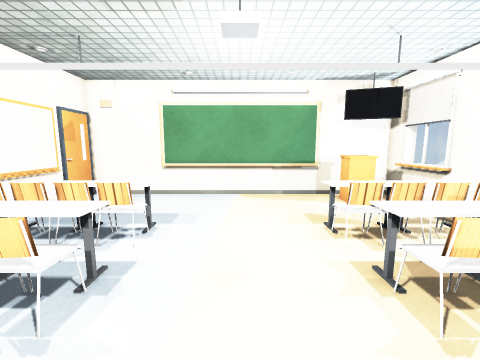
[1] (above)

13 first-person views from a walk through a 3-D level made in the Unity game engine. The camera is 1.3 m above the floor, tilts 8° down and sees 90° across. The floor is counted in squares, 0.5 m on a side. Each view is taken from the middle of a square. On the plan, view 1 faces up. The plan holds only what a view shows up to about 17 squares ahead; the rest is blank. The player character is not drawn. Surface patterns are stand-ins for the level's own textures.

[2]
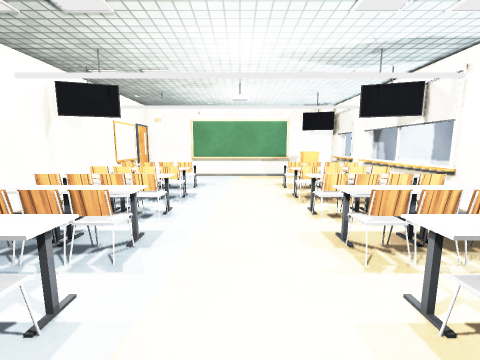

[3]
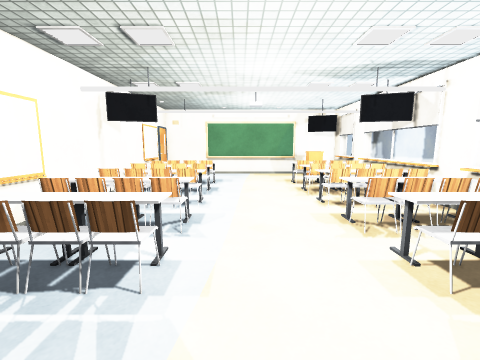

[4]
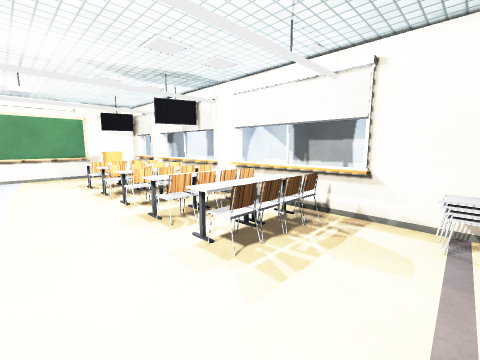

[5]
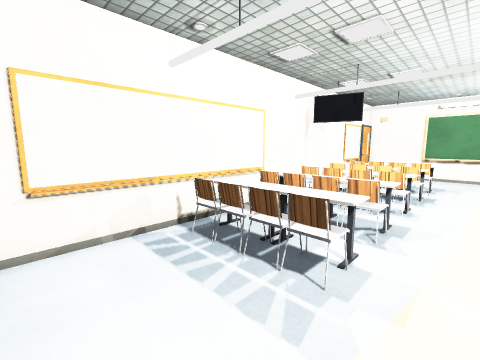

[6]
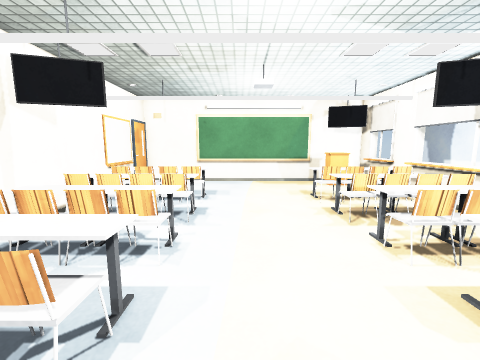

[7]
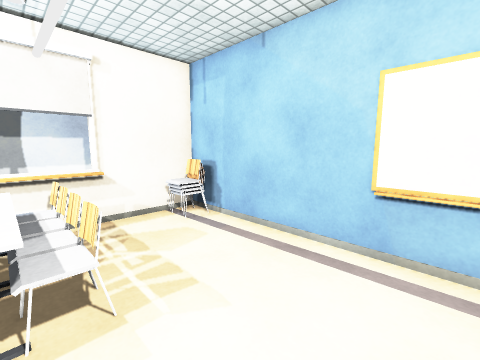

[8]
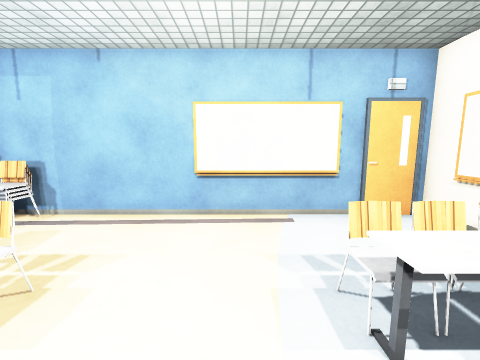

[9]
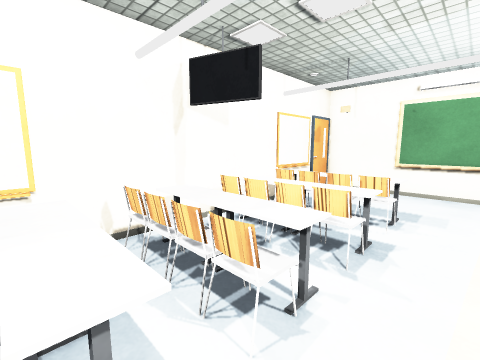

[10]
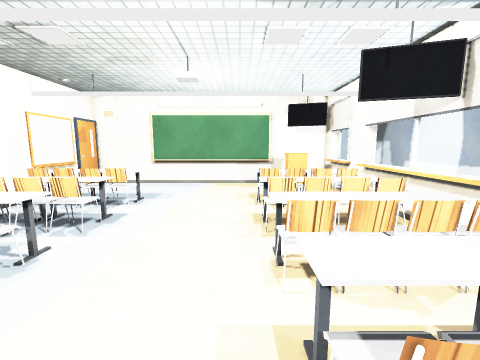

[11]
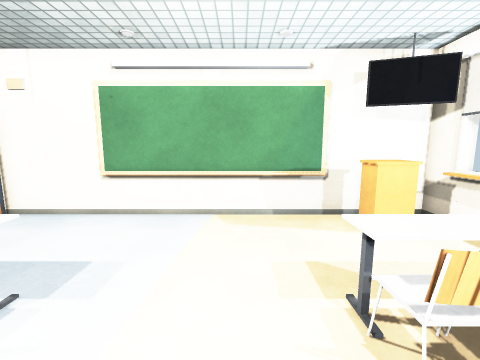

[12]
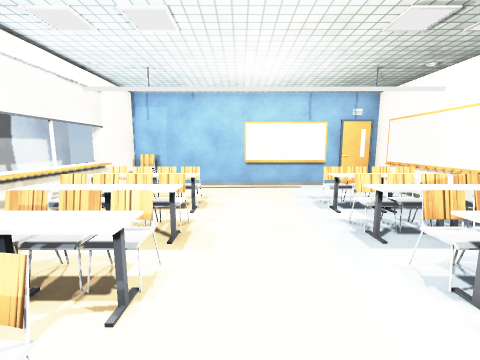

[13]
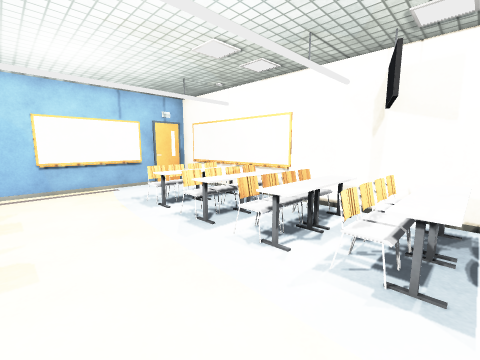

### Floor plan
Key: @ floor where view 1 was taken; # wall or solid block; . main floor; : floor 0.75 m higher than the main floor; = window, fence, low wall or low ledge; O other object.
Columns run from 8 left of view 1 to 8 right of it. Each row starts with its distance up from view 1.
 13 ################
 12 #............OO #
 11 #............OO #
 10 #.............. #
  9 #.............. #
  8 #.====.....=====#
  7 #OOOOO.....OOOOO#
  6 #OOOOO.....OOOOO#
  5 #=====.....=====#
  4 ##OOOO.....O  ::#
  3 #OOOOO.....OOOOO#
  2 #=====.....=====#
  1 #OOOOO.....OOOOO#
  0 #OOOOO..@..OOOOO#
 -1 #=====.....=====#
 -2 # OOOO.....O  ::#
 -3 #OOOOO.....OOOOO#
 -4 #=====.....=====#
 -5 #OOOOO.....OOOOO#
 -6 #OOOOO.....OOOOO#
 -7 #.............. #
 -8 #...............#
 -9 #..............O#
-10 #.............OO#
-11 ###############O#

Positions as (right, up) in squares from view 1, and headings:
1: (0, 0), facing up
2: (0, -8), facing up
3: (-1, -10), facing up
4: (-1, -10), facing up-right
5: (-1, -10), facing up-left
6: (-1, -5), facing up
7: (-1, -5), facing down-right
8: (-1, -2), facing down
9: (-1, -2), facing up-left
10: (2, -4), facing up
11: (1, 4), facing up
12: (1, 5), facing down
13: (2, 5), facing down-left
